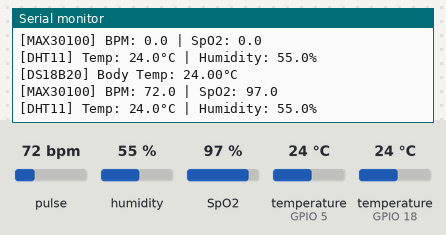
Bench run of a sketch on a simulated ESP32. Parts: the last lines printed to the serial monitor. The inputs (shaded band) are chosen by the test bench; at power-on: pulse 72 bpm, humidity 55 %, temperature (sensors on GPIO 5, GPIO 18) 24 °C, SpO2 97 %. WiFi joins after 1.5 s; servers stay silent unless stated.

Above: at 3.0 s.
3.1 s: pulse set to 42 bpm
At 4.5 s:
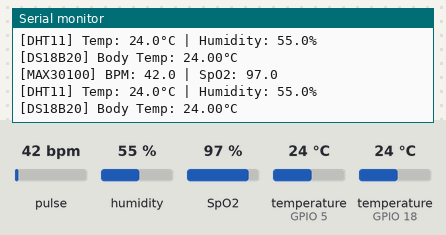
4.6 s: humidity set to 22 %
At 5.5 s:
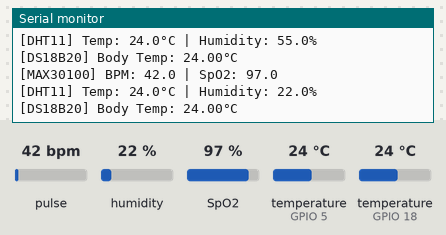
6.1 s: temperature (sensor on GPIO 5) set to 12 °C
At 7.5 s:
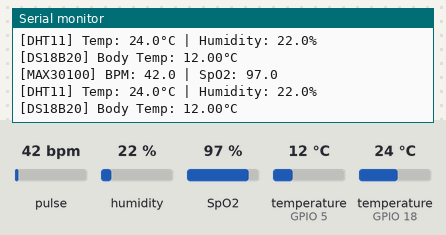
7.6 s: SpO2 set to 80 %
At 8.5 s:
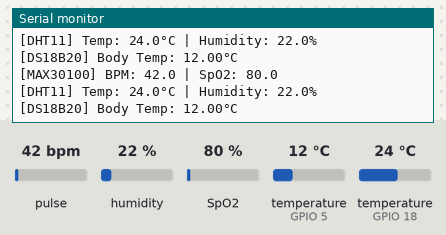
9.1 s: temperature (sensor on GPIO 18) set to 12 °C
At 10.07 s:
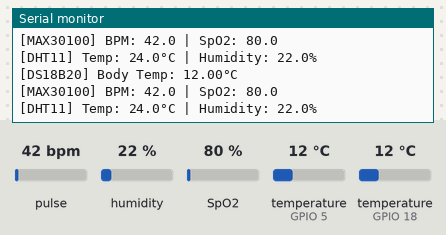
10.6 s: temperature (sensor on GPIO 5) set to 19 °C
At 11.6 s:
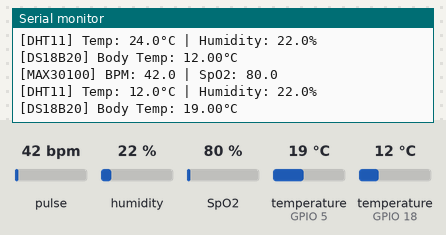
Timing chart, 0 to 13.1 s (numbered marks = the images above; inputs shaded):
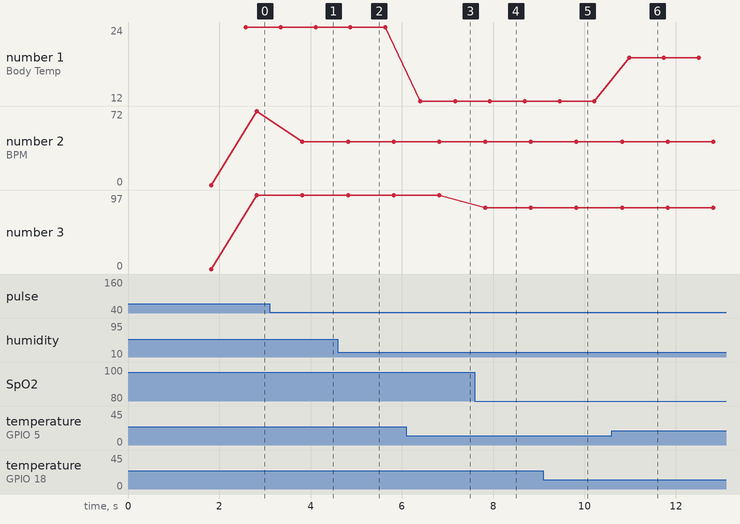

Measured:
- after the input at 3.1 s, the serial monitor: prints a new line after 0.72 s (image 1)
- after the input at 4.6 s, the serial monitor: prints a new line after 0.25 s (image 2)
- after the input at 6.1 s, the serial monitor: prints a new line after 0.30 s (image 3)
- after the input at 7.6 s, the serial monitor: prints a new line after 0.22 s (image 4)
- after the input at 10.6 s, the serial monitor: prints a new line after 0.38 s (image 6)
- plotted number 1: 24 → 12 after the input at 6.1 s, 12 → 19 after the input at 10.6 s
- plotted number 2: 72 → 42 after the input at 3.1 s
- plotted number 3: 97 → 80 after the input at 7.6 s

The sketch:

esp32-health-monitor.ino
```cpp
#define BLYNK_TEMPLATE_ID "TMPL6FsRuqX6e"
#define BLYNK_TEMPLATE_NAME "Health Monitoring System"
#define BLYNK_AUTH_TOKEN "g1SkJvp9YQQKrreaUJZtyD5DyE-_1eeT"

#include <Wire.h>
#include <Ticker.h>
#include "MAX30100_PulseOximeter.h"
#include <OneWire.h>
#include <DallasTemperature.h>
#include <DHT.h>
#include <WiFi.h>
#include <BlynkSimpleEsp32.h>

// ====== BLYNK CONFIG ======

char auth[] = "g1SkJvp9YQQKrreaUJZtyD5DyE-_1eeT";
char ssid[] = "Nhom6";
char pass[] = "12345678";

// ====== MAX30100 Setup ======
PulseOximeter pox;
#define REPORTING_PERIOD_MS 1000
Ticker poxTicker;
volatile bool poxReady = false;

// ====== DS18B20 Setup ======
#define DS18B20_PIN 5
OneWire oneWire(DS18B20_PIN);
DallasTemperature ds18b20(&oneWire);
unsigned long lastDSRequest = 0;
bool dsRequested = false;
float bodyTemp = -127.0;

// ====== DHT11 Setup ======
#define DHTPIN 18
#define DHTTYPE DHT11
DHT dht(DHTPIN, DHTTYPE);
float roomTemp = 0;
float roomHumidity = 0;

// ====== Reporting Time Tracker ======
// Used to keep track of the last time sensor data was sent to Blynk/cloud.
// Helps ensure periodic (e.g., every 1 second) reporting without blocking the main loop.
uint32_t tsLastReport = 0;

// ====== Callback heart beat ======
void onBeatDetected() {

}

// ====== Task for MAX30100 ======
void IRAM_ATTR updatePoxISR() {
  pox.update();
  poxReady = true;
}

void setup() {
  Serial.begin(115200);

  // I2C bus cho MAX30100
  Wire.begin(21, 22);
  Wire.setClock(400000);

  // Initialize MAX30100 pulse oximeter sensor
if (!pox.begin()) {
  Serial.println("‼ MAX30100 init failed! Halting system.");
  while (1); // Stop execution if sensor fails to initialize
}

// Set callback for heartbeat detection (for logging only)
pox.setOnBeatDetectedCallback(onBeatDetected);

// Set IR LED current for MAX30100 sensor
pox.setIRLedCurrent(MAX30100_LED_CURR_7_6MA);

// Start periodic update for MAX30100 every 20ms using Ticker
poxTicker.attach_ms(20, updatePoxISR);

// Initialize DS18B20 temperature sensor in non-blocking mode
ds18b20.begin();
ds18b20.setWaitForConversion(false);

// Initialize DHT11 temperature and humidity sensor
dht.begin();

// Connect to WiFi and Blynk cloud service
WiFi.begin(ssid, pass);
Blynk.begin(auth, ssid, pass);
}

void loop() {

  Blynk.run();

  unsigned long now = millis();

  // flax poxReady to false to avoid multiple reports in the same loop
  if (poxReady && (now - tsLastReport >= REPORTING_PERIOD_MS)) {
    tsLastReport = now;
    poxReady = false;

    float bpm  = pox.getHeartRate();
    float spo2 = pox.getSpO2();
    Serial.printf("[MAX30100] BPM: %.1f | SpO2: %.1f\n", bpm, spo2);

    // Send data to Blynk virtual pins
    Blynk.virtualWrite(V5, bpm);
    Blynk.virtualWrite(V6, spo2);

    // read DHT11 temperature and humidity
    roomTemp     = dht.readTemperature();
    roomHumidity = dht.readHumidity();
    if (!isnan(roomTemp) && !isnan(roomHumidity)) {
      Serial.printf("[DHT11] Temp: %.1f°C | Humidity: %.1f%%\n", roomTemp, roomHumidity);
      Blynk.virtualWrite(V3, roomTemp);
      Blynk.virtualWrite(V4, roomHumidity);
    } else {
      Serial.println("‼ Lỗi đọc DHT11");
    }
  }

  // initialize DS18B20 temperature reading every 750ms
  if (!dsRequested) {
    ds18b20.requestTemperatures();
    lastDSRequest = now;
    dsRequested = true;
  }
  if (dsRequested && now - lastDSRequest >= 750) {
    dsRequested = false;
    bodyTemp = ds18b20.getTempCByIndex(0);
    if (bodyTemp != DEVICE_DISCONNECTED_C) {
      Serial.printf("[DS18B20] Body Temp: %.2f°C\n", bodyTemp);
      Blynk.virtualWrite(V7, bodyTemp);
    } else {
      Serial.println("‼ Lỗi đọc DS18B20");
    }
  }
}
```
